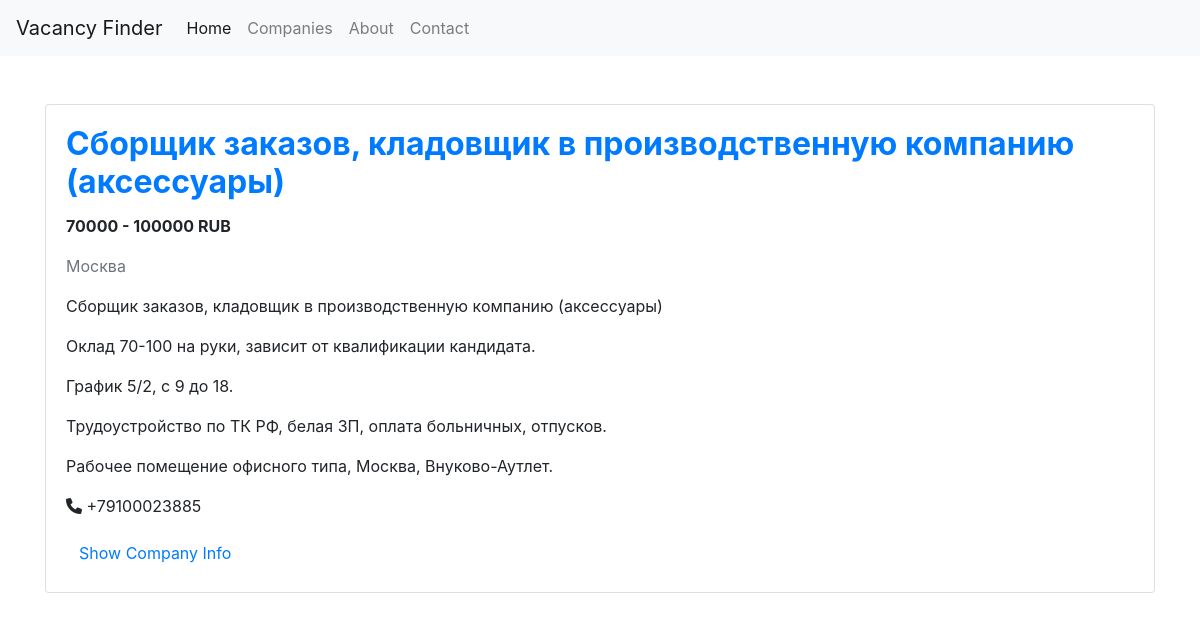
The app's page /vacancy/1737821 with its own data.
### finder_parser/models/vacancy.py (models this page shows, shortened)
class Vacancy(Base):
    __tablename__ = 'vacancies'
    id = Column(Integer, primary_key=True)
    vacancy_id = Column(Integer, unique=True, nullable=False)
    title = Column(String, nullable=False)
    description = Column(Text, nullable=False)
    salary_from = Column(Integer, nullable=True)
    salary_to = Column(Integer, nullable=True)
    currency_symbol = Column(String, nullable=True)
    contacts = Column(String, nullable=True)  # Хранение контактов в формате JSON
    @property
    def contacts_dict(self):
        contacts = json.loads(self.contacts) if self.contacts else []
        phone = next((item['value'] for item in contacts if item['type'] == 'phone'), None)
        email = next((item['value'] for item in contacts if item['type'] == 'email'), None)
        return {'phone': phone, 'email': email}
    company_info = Column(String, nullable=True)  # Хранение информации о компании в формате JSON
    @property
    def company_info_dict(self):
        return json.loads(self.company_info) if self.company_info else {}
    locations = Column(String, nullable=True)  # Хранение местоположений в формате JSON
    @property
    def locations_list(self):
        return json.loads(self.locations) if self.locations else []

### flask_app/app.py (the view)
@app.route('/vacancy/<int:vacancy_id>')
def vacancy(vacancy_id):
    vacancy = session.query(Vacancy).filter_by(vacancy_id=vacancy_id).first()
    if vacancy is None:
        return "Vacancy not found", 404
    return render_template('vacancy.html', vacancy=vacancy)

### flask_app/templates/vacancy.html (shortened to what this page needs)
{% extends "base.html" %}
{% block content %}
<div class="row">
    <div class="col-12 mb-4">
        <div class="card">
            <div class="card-body">
                <h2 class="card-title"><a href="https://finder.work/vacancies/{{vacancy.vacancy_id}}"
                        class="text-primary font-weight-bold">{{ vacancy.title }}</a></h5>
                    <p class="card-text font-weight-bold">{{ vacancy.salary_from }} - {{ vacancy.salary_to }} {{
                        vacancy.currency_symbol }}</p>
                    <p class="card-text text-muted">
                        {% for location in vacancy.locations_list %}
                        {{ location.name }}
                        {% endfor %}
                    </p>
                    <p class="card-text">{{ vacancy.description | safe }}</p>
                    <ul class="list-unstyled mt-3">
                        {% if vacancy.contacts_dict.phone %}
                        <li class="mb-2">
                            <i class="fas fa-phone"></i> {{ vacancy.contacts_dict.phone }}
                        </li>
                        {% endif %}
                    </ul>
                    <button class="btn btn-link" type="button" data-toggle="collapse" data-target="#companyInfo"
                        aria-expanded="false" aria-controls="companyInfo">
                        Show Company Info
                    </button>
                </h2>
            </div>
        </div>
    </div>
</div>
</div>
{% endblock %}

### flask_app/static/css/styles.css (style rules this page uses)
.card-body { flex: 1; overflow-y: auto; }

### records on screen
Vacancy: title "Сборщик заказов, кладовщик в производственную компанию (аксессуары)", salary_from "70000", salary_to "100000", currency_symbol "RUB", description "Сборщик заказов, кладовщик в производственную компанию (аксессуары) Оклад 70-100 на руки, зависит от квалификации кандидата. График 5/2, с 9 до 18. Трудоустройство по ТК РФ, белая ЗП, оплата больничных, отпусков. Рабочее помещение офисного типа, Москва, Внуково-Аутлет.", contacts_dict.phone "+79100023885"

### other values on screen
{{ location.name }} "Москва"
